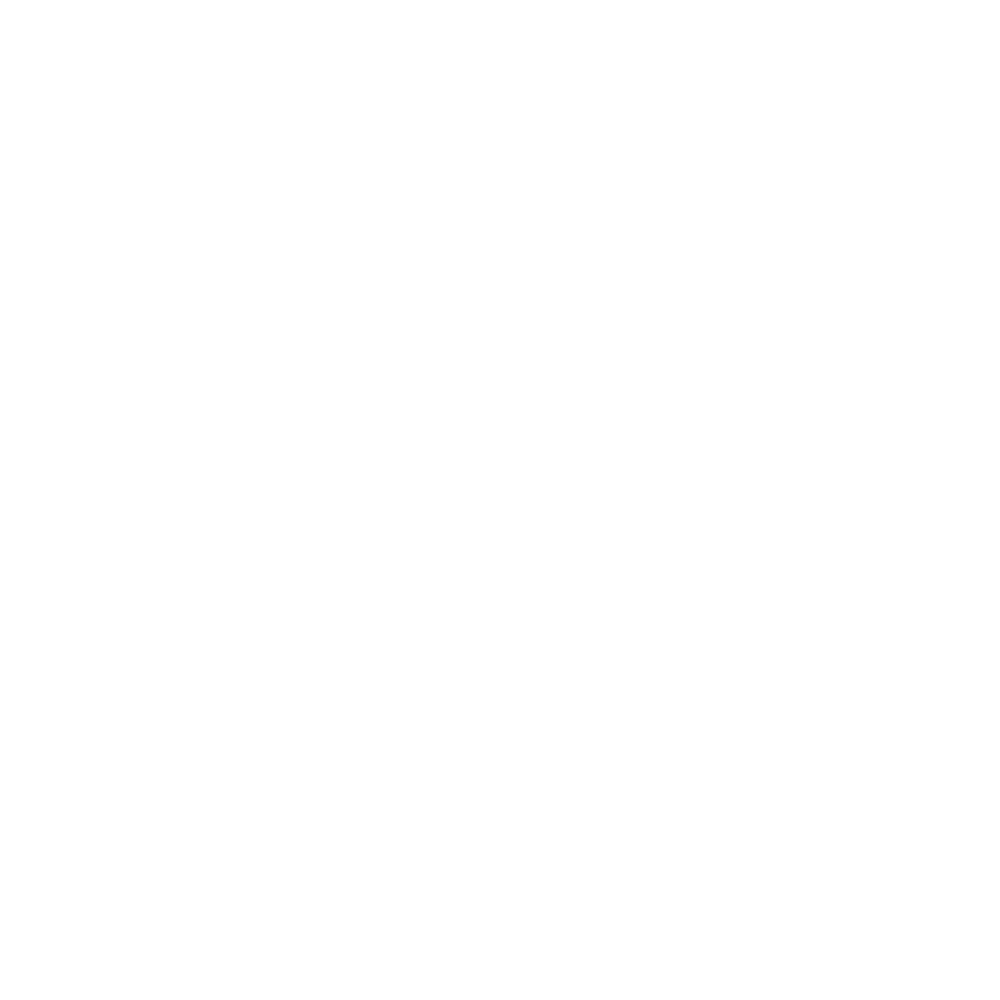
Frame 1 (no input)
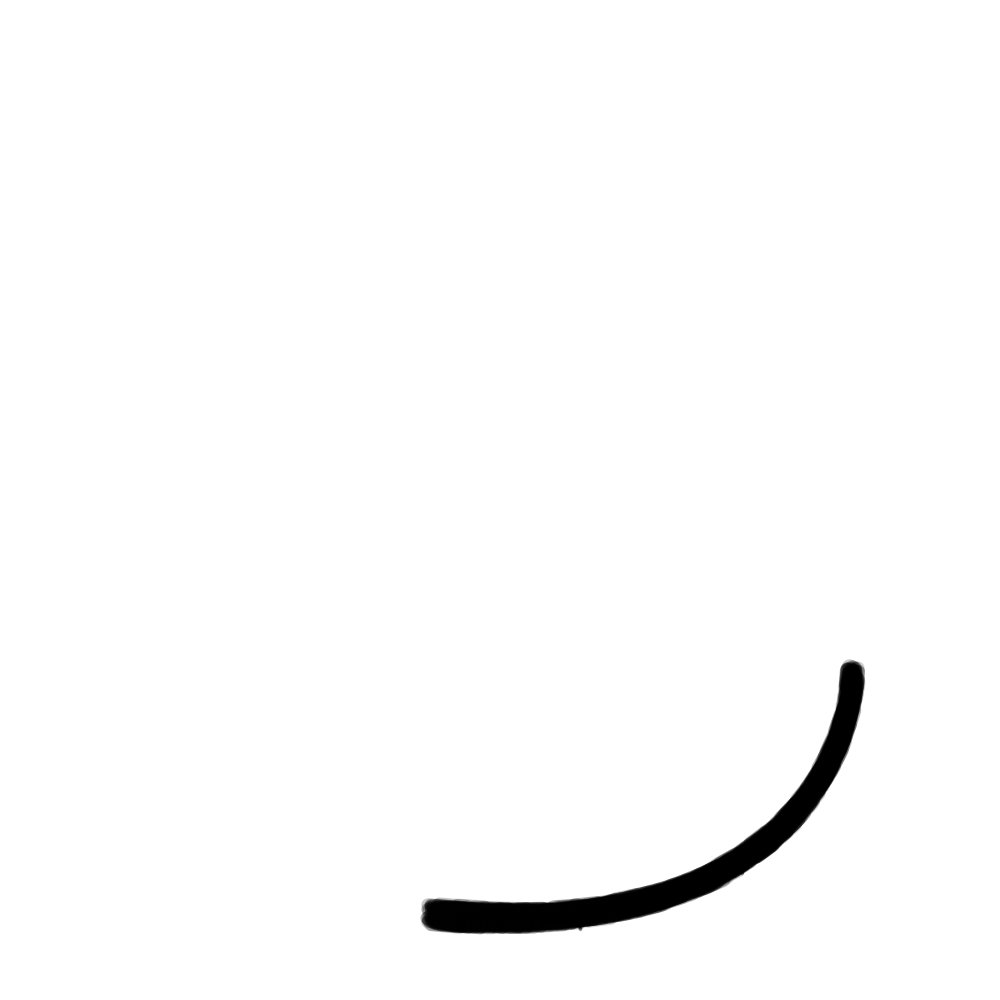
Frame 60 (no input)
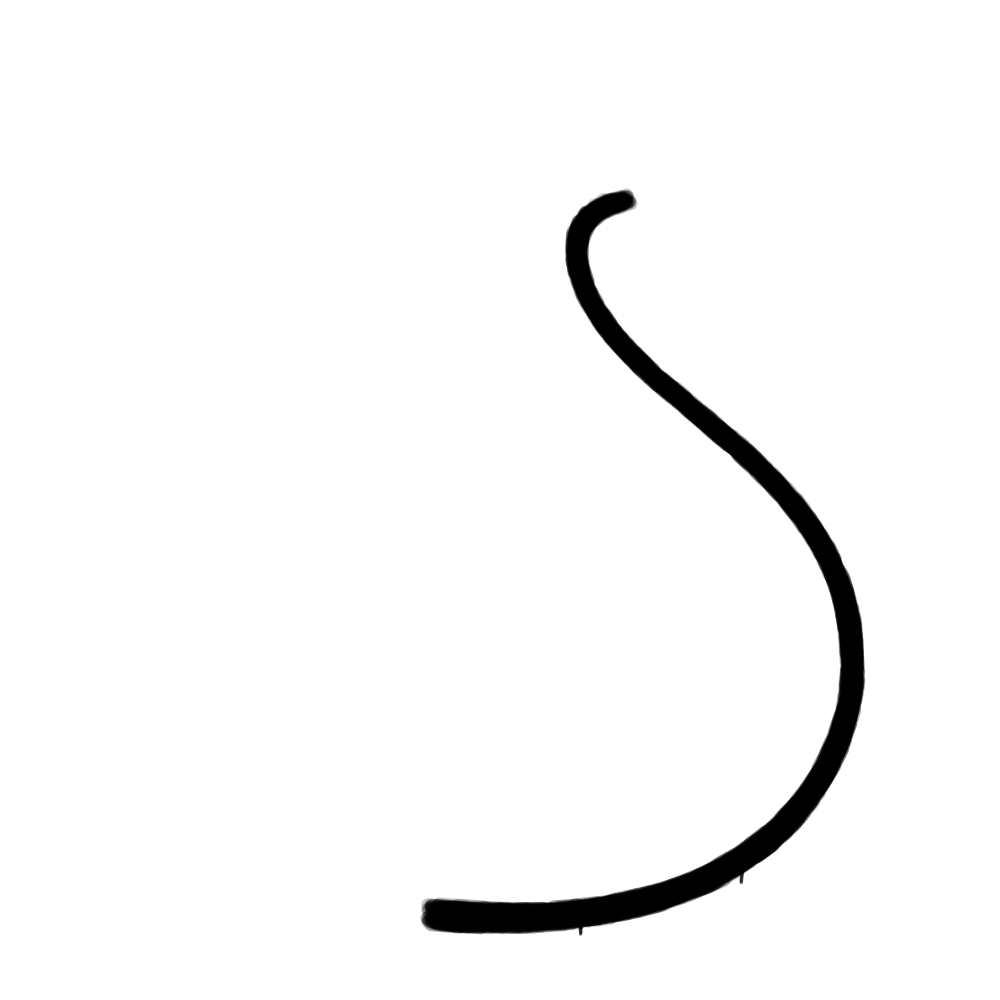
Frame 120 (the mouse pressed at the canvas centre since frame 60)

The p5.js sketch that drew these frames (run headless with seeded random() and noise() and a simulated clock; from frame 60 on, the mouse is pressed at the canvas centre):

// p5.js sketch
// ── sketch.js
let lastX, lastY;
let droplets = [];
let c;
let ratio;
let points = [//https://shinao.github.io/PathToPoints/
  [//Swan
    [
        220.65765561662516,
        543.9728841619044,
        4
    ],
    [
        226.54370930888177,
        544.8379086887167,
        4.0600000000000005
    ],
    [
        232.5243842071435,
        545.6626255500054,
        4.12
    ],
    [
        238.46985084679858,
        546.4268069998998,
        4.18
    ],
    [
        244.4270588412383,
        547.1352180874591,
        4.24
    ],
    [
        250.3923381746808,
        547.7854511321212,
        4.300000000000001
    ],
    [
        256.3620128783861,
        548.3751400771574,
        4.36
    ],
    [
        262.33240367510757,
        548.9019644454756,
        4.42
    ],
    [
        268.29983066619366,
        549.3636533592306,
        4.4799999999999995
    ],
    [
        274.30539699560256,
        549.7606937844605,
        4.54
    ],
    [
        280.29913636267264,
        550.0870924138505,
        4.6
    ],
    [
        286.2773695408869,
        550.340756225787,
        4.66
    ],
    [
        292.2789137976632,
        550.5206644409704,
        4.72
    ],
    [
        298.256082110557,
        550.6227342789145,
        4.78
    ],
    [
        304.2870646132614,
        550.644841566292,
        4.84
    ],
    [
        310.2832418494279,
        550.5832108937645,
        4.9
    ],
    [
        316.2803143445458,
        550.4349087899734,
        4.96
    ],
    [
        322.2722794184465,
        550.1966782964206,
        5.0200000000000005
    ],
    [
        328.2531403439475,
        549.8653850494123,
        5.08
    ],
    [
        334.2537733417638,
        549.435077052796,
        5.14
    ],
    [
        340.2296903915298,
        548.9047346891173,
        5.199999999999999
    ],
    [
        346.17494098170124,
        548.2716716941455,
        5.26
    ],
    [
        352.1522728770741,
        547.5241339559734,
        5.32
    ],
    [
        358.08374064655726,
        546.6668433845107,
        5.38
    ],
    [
        363.996110502438,
        545.6919906031849,
        5.4399999999999995
    ],
    [
        369.912721998584,
        544.5898278588601,
        5.5
    ],
    [
        375.79175570733054,
        543.3623295095197,
        5.5600000000000005
    ],
    [
        381.6249267339921,
        542.0066016841076,
        5.62
    ],
    [
        387.4330681555567,
        540.512233685024,
        5.68
    ],
    [
        393.17723299163464,
        538.8838334937199,
        5.74
    ],
    [
        398.9310511606105,
        537.093024931443,
        5.800000000000001
    ],
    [
        404.59952261477645,
        535.162049677729,
        5.86
    ],
    [
        410.22562256873607,
        533.0704149933924,
        5.92
    ],
    [
        415.796208252548,
        530.8149836668226,
        5.9799999999999995
    ],
    [
        421.29830303510107,
        528.3933217708864,
        6.04
    ],
    [
        426.7191394177603,
        525.8037629766623,
        6.1
    ],
    [
        432.0462031796304,
        523.0454745898664,
        6.16
    ],
    [
        437.2672786744332,
        520.1185253099655,
        6.22
    ],
    [
        442.37049527900103,
        517.0239547119811,
        6.28
    ],
    [
        447.4189540740119,
        513.7130069406247,
        6.34
    ],
    [
        452.283982913226,
        510.2632538739729,
        6.4
    ],
    [
        457.0611104712732,
        506.6013073114441,
        6.46
    ],
    [
        461.69733591506605,
        502.7571692441544,
        6.5200000000000005
    ],
    [
        466.148114936031,
        498.76481757719847,
        6.58
    ],
    [
        470.4601838977775,
        494.57791481407605,
        6.64
    ],
    [
        474.58873772938546,
        490.234141620934,
        6.699999999999999
    ],
    [
        478.54521497820315,
        485.718059830606,
        6.76
    ],
    [
        482.2908395685239,
        481.0731855042362,
        6.82
    ],
    [
        485.89585480499267,
        476.2047702941894,
        6.88
    ],
    [
        489.2569114575237,
        471.24858735555415,
        6.9399999999999995
    ],
    [
        492.40020360894033,
        466.17499991283364,
        7
    ],
    [
        495.33949581177274,
        460.9617834775793,
        7.0600000000000005
    ],
    [
        498.0770285851189,
        455.5978383820122,
        7.12
    ],
    [
        500.58244457327584,
        450.138810979592,
        7.18
    ],
    [
        502.84874204113214,
        444.6036352103753,
        7.24
    ],
    [
        504.89212414558574,
        438.9451014824202,
        7.3
    ],
    [
        506.685559932238,
        433.22140669491205,
        7.359999999999999
    ],
    [
        508.2250886457381,
        427.417935043119,
        7.42
    ],
    [
        509.48777805901943,
        421.5496985614998,
        7.48
    ],
    [
        510.4259825593193,
        415.63496171921395,
        7.54
    ],
    [
        510.95982001968576,
        409.6711506473855,
        7.6
    ],
    [
        511.275625118433,
        403.6666786218881,
        7.66
    ],
    [
        511.3751896661534,
        397.671630751036,
        7.72
    ],
    [
        511.25052100441,
        391.69185947459926,
        7.78
    ],
    [
        510.88764003402696,
        385.6512296016072,
        7.84
    ],
    [
        510.2848324878746,
        379.68070542435726,
        7.9
    ],
    [
        509.4407067971148,
        373.782179453362,
        7.96
    ],
    [
        508.33860240077865,
        367.88163380197807,
        8.02
    ],
    [
        506.9787433776508,
        362.0231571695216,
        8.08
    ],
    [
        505.36817397893924,
        356.24645007957565,
        8.14
    ],
    [
        503.50818302506445,
        350.5520698553681,
        8.2
    ],
    [
        501.4007140153488,
        344.94024234555286,
        8.26
    ],
    [
        499.0483890705399,
        339.41084923102545,
        8.32
    ],
    [
        496.4706803247367,
        333.9956005188851,
        8.379999999999999
    ],
    [
        493.6752008444523,
        328.6911077301637,
        8.44
    ],
    [
        490.6699541407937,
        323.49377929202865,
        8.5
    ],
    [
        487.4828323317146,
        318.42957522883273,
        8.56
    ],
    [
        484.08464323964904,
        313.4342267065965,
        8.62
    ],
    [
        480.56721336254685,
        308.6189789027791,
        8.68
    ],
    [
        476.8588522484107,
        303.8627905480083,
        8.74
    ],
    [
        473.05868456041554,
        299.27127952168524,
        8.8
    ],
    [
        469.0882879939237,
        294.7287316205688,
        8.86
    ],
    [
        465.0529527521655,
        290.3357378898561,
        8.92
    ],
    [
        460.8686573030326,
        285.9813107285826,
        8.98
    ],
    [
        456.64572476464116,
        281.76161481159625,
        9.04
    ],
    [
        452.29566700258226,
        277.5697886763546,
        9.1
    ],
    [
        447.9327074246877,
        273.4981710912105,
        9.16
    ],
    [
        443.46502391941755,
        269.44342626818934,
        9.22
    ],
    [
        439.00960755914986,
        265.4946675330036,
        9.28
    ],
    [
        434.4724348803832,
        261.55148430839176,
        9.34
    ],
    [
        429.91850586580193,
        257.6547664404046,
        9.4
    ],
    [
        425.3063893293903,
        253.75289759308936,
        9.46
    ],
    [
        420.7289183155858,
        249.90769903720422,
        9.52
    ],
    [
        416.1185403637058,
        246.04528506737873,
        9.58
    ],
    [
        411.515363404074,
        242.18185722342463,
        9.64
    ],
    [
        406.95916647360946,
        238.33289412352727,
        9.7
    ],
    [
        402.41172638520624,
        234.44733622130155,
        9.76
    ],
    [
        397.8637161446327,
        230.496073076305,
        9.82
    ],
    [
        393.35821606880273,
        226.49355225408948,
        9.88
    ],
    [
        388.93723900101793,
        222.4538678515591,
        9.94
    ],
    [
        384.59442855888597,
        218.34638266682626,
        10
    ],
    [
        380.30484128236935,
        214.11680968747802,
        9.94
    ],
    [
        376.13790260125245,
        209.79972373693724,
        9.88
    ],
    [
        372.1162243669029,
        205.3846195611256,
        9.82
    ],
    [
        368.22501414168653,
        200.81339425731468,
        9.76
    ],
    [
        364.4967619848379,
        196.0718817176753,
        9.7
    ],
    [
        360.99979004021725,
        191.19337428161504,
        9.64
    ],
    [
        357.76284849940316,
        186.16420606955282,
        9.58
    ],
    [
        354.79706534689274,
        180.94372945123504,
        9.52
    ],
    [
        352.1518546538734,
        175.59615247064366,
        9.46
    ],
    [
        349.8563204797943,
        170.05119837029002,
        9.4
    ],
    [
        348.0034985602497,
        164.29910050481558,
        9.34
    ],
    [
        346.7344991669654,
        158.43822067594527,
        9.28
    ],
    [
        346.1782168766523,
        152.50357815783948,
        9.22
    ],
    [
        346.49759819889186,
        146.5023688775712,
        9.16
    ],
    [
        347.85434966166815,
        140.68614610330027,
        9.1
    ],
    [
        350.3563278917896,
        135.24280415926978,
        9.04
    ],
    [
        353.9817363664843,
        130.45268731752446,
        8.98
    ],
    [
        358.5406392944035,
        126.5636714478666,
        8.92
    ],
    [
        363.7710719990729,
        123.69587313222885,
        8.86
    ],
    [
        369.5069414294734,
        121.86201142745465,
        8.8
    ],
    [
        375.4188575465082,
        121.11765449148419,
        8.74
    ],
    [
        381.41231691466476,
        121.4817830900542,
        8.68
    ],
    [
        387.20993146048716,
        123.03607370798281,
        8.62
    ],
    [
        392.49304414054643,
        125.86366904756147,
        8.56
    ],
    [
        396.83977287212747,
        129.97372585963456,
        8.5
    ],
    [
        399.8198931928155,
        135.15351378389542,
        8.44
    ],
    [
        401.24708285462384,
        140.94413247816357,
        8.379999999999999
    ],
    [
        401.27933272761555,
        146.94870667005983,
        8.32
    ],
    [
        400.68952365732184,
        152.88506425809862,
        8.26
    ],
    [
        400.4494119403761,
        158.89262910428704,
        8.2
    ],
    [
        400.64721075707666,
        164.8984442676902,
        8.14
    ],
    [
        401.3542470818235,
        170.8216610128507,
        8.08
    ],
    [
        402.6776210532187,
        176.72179418993,
        8.02
    ],
    [
        404.66712918496523,
        182.35119181601436,
        7.96
    ],
    [
        407.39808496474177,
        187.66749359390047,
        7.9
    ],
    [
        410.88875543330687,
        192.54103033013922,
        7.84
    ],
    [
        415.0688177712186,
        196.84498948652296,
        7.78
    ],
    [
        419.7830598369268,
        200.57487484163886,
        7.72
    ],
    [
        424.0904963378906,
        204.62681762695314,
        7.66
    ],
    [
        428.08114263313996,
        209.13520635455848,
        7.6
    ],
    [
        432.2577017168774,
        213.41431584180145,
        7.54
    ],
    [
        436.5622427172761,
        217.60336847805456,
        7.48
    ],
    [
        440.954626504313,
        221.68695484575568,
        7.42
    ],
    [
        445.44744818050407,
        225.66274113497886,
        7.359999999999999
    ],
    [
        450.05505055093005,
        229.49839454146473,
        7.3
    ],
    [
        454.83191336285483,
        233.1433299201181,
        7.24
    ],
    [
        459.83876095441434,
        236.42294104793018,
        7.18
    ],
    [
        465.3552262340113,
        238.7173794765696,
        7.12
    ],
    [
        469.16261761683216,
        235.26786260604857,
        7.0600000000000005
    ],
    [
        468.1134279275759,
        229.4245143198967,
        7
    ],
    [
        465.748048828125,
        223.88784375,
        6.9399999999999995
    ],
    [
        462.8923999871844,
        218.6399129803777,
        6.88
    ],
    [
        459.73280852079387,
        213.53582345581054,
        6.82
    ],
    [
        456.3643571424549,
        208.5534179236293,
        6.76
    ],
    [
        452.8410771946906,
        203.71931423950193,
        6.699999999999999
    ],
    [
        457.4900269265547,
        200.12759417308868,
        6.64
    ],
    [
        461.8488840499548,
        196.0399254056197,
        6.58
    ],
    [
        465.751305950188,
        191.50651493659055,
        6.5200000000000005
    ],
    [
        469.1801125214695,
        186.5406198760271,
        6.46
    ],
    [
        472.01974605527045,
        181.30120053933376,
        6.4
    ],
    [
        474.29946178878004,
        175.72678051320278,
        6.34
    ],
    [
        476.10789829257124,
        170.01615753948295,
        6.28
    ],
    [
        477.19270363402734,
        164.13401102976266,
        6.22
    ],
    [
        477.46905988883964,
        158.1629955769926,
        6.16
    ],
    [
        477.0728198018409,
        152.1402008949101,
        6.1
    ],
    [
        476.1289825117884,
        146.25225618759708,
        6.04
    ],
    [
        474.70449743696656,
        140.39363426779659,
        5.9799999999999995
    ],
    [
        472.8809173663817,
        134.6694287799313,
        5.92
    ],
    [
        470.7079153861217,
        129.08071039585693,
        5.86
    ],
    [
        468.2165870053768,
        123.61871505561656,
        5.800000000000001
    ],
    [
        465.44854531493786,
        118.31658958155919,
        5.74
    ],
    [
        462.41316751465195,
        113.15488171671821,
        5.68
    ],
    [
        459.106449377451,
        108.11251858829355,
        5.62
    ],
    [
        455.5822193404733,
        103.26083345659333,
        5.5600000000000005
    ],
    [
        451.82886472848054,
        98.57573527802505,
        5.5
    ],
    [
        447.86366585356365,
        94.07916404229681,
        5.4399999999999995
    ],
    [
        443.7032686493061,
        89.79162782156355,
        5.38
    ],
    [
        439.31966838051744,
        85.69305150685771,
        5.32
    ],
    [
        434.72218694714826,
        81.80774330877901,
        5.26
    ],
    [
        429.9681879730224,
        78.19454206860067,
        5.199999999999999
    ],
    [
        424.9727787545621,
        74.80600925042597,
        5.14
    ],
    [
        419.84303371892497,
        71.73238203094868,
        5.08
    ],
    [
        414.5399615478515,
        68.96273002910615,
        5.0200000000000005
    ],
    [
        409.0726126469559,
        66.52065349450926,
        4.96
    ],
    [
        403.45003742185224,
        64.42975267676893,
        4.9
    ],
    [
        397.68128627815463,
        62.71362782549606,
        4.84
    ],
    [
        391.8345263385884,
        61.40689683766888,
        4.78
    ],
    [
        385.8621270348988,
        60.51359865040195,
        4.72
    ],
    [
        379.89574605411656,
        60.06135433878002,
        4.66
    ],
    [
        373.8878446168005,
        60.047550374363325,
        4.6
    ],
    [
        367.91281403226026,
        60.47256923149338,
        4.54
    ],
    [
        361.98363723215454,
        61.32802561736224,
        4.4799999999999995
    ],
    [
        356.11225590548287,
        62.60370831428163,
        4.42
    ],
    [
        350.37512583101164,
        64.26632956440791,
        4.36
    ],
    [
        344.7178469398878,
        66.31383631628918,
        4.300000000000001
    ],
    [
        339.2158191657364,
        68.69988686765709,
        4.24
    ],
    [
        333.8782797634899,
        71.39321184225544,
        4.18
    ],
    [
        328.6460348052978,
        74.40245254790784,
        4.12
    ],
    [
        323.626491884584,
        77.64005710954241,
        4.0600000000000005
    ],
    [
        318.72450187237183,
        81.14078488352887,
        4
    ],
    [
        314.0125535709229,
        84.82895298342731,
        4
    ],
    [
        309.5639564407886,
        88.85659280750994,
        4
    ],
    [
        305.3802509078031,
        93.10817498142791,
        4
    ],
    [
        301.3580383594676,
        97.58544113920236,
        4
    ],
    [
        297.56578947647614,
        102.25704411703407,
        4
    ],
    [
        294.0608282607238,
        107.09099324349852,
        4
    ],
    [
        290.81496360760553,
        112.17887363560044,
        4
    ],
    [
        287.9413857721805,
        117.39467161024704,
        4
    ],
    [
        285.404130085427,
        122.8600610740269,
        4
    ],
    [
        283.29156619654043,
        128.44775701030915,
        4
    ],
    [
        281.60076044415683,
        134.21616912999002,
        4
    ],
    [
        280.3682817126462,
        140.09903555134483,
        4
    ],
    [
        279.6078281436246,
        146.0300054039986,
        4
    ],
    [
        279.31027604960144,
        152.0660192434177,
        4
    ],
    [
        279.46788386583734,
        158.01782338802226,
        4
    ],
    [
        280.0593060744675,
        164.0038687739605,
        4
    ],
    [
        281.0482117279769,
        169.89778248554163,
        4
    ],
    [
        282.41442973131973,
        175.75661870620831,
        4
    ],
    [
        284.1144587330158,
        181.51642325717455,
        4
    ],
    [
        286.11452866189796,
        187.17441502456484,
        4
    ],
    [
        288.3824167735918,
        192.72804926479483,
        4
    ],
    [
        290.88741009380664,
        198.1750110893771,
        4
    ],
    [
        293.60026825696133,
        203.51320901830775,
        4
    ],
    [
        296.5260603489875,
        208.79791074228288,
        4
    ],
    [
        299.57457450691174,
        213.9125432448088,
        4
    ],
    [
        302.80628904146215,
        218.99716475209806,
        4
    ],
    [
        306.14715907893986,
        223.96466809910595,
        4
    ],
    [
        309.6328030503317,
        228.8954943782911,
        4
    ],
    [
        313.18528968203066,
        233.70473907810475,
        4
    ],
    [
        316.82410910575027,
        238.4443270747623,
        4
    ],
    [
        320.57264247791744,
        243.16304381220698,
        4
    ],
    [
        324.3712466416015,
        247.80390069454592,
        4
    ],
    [
        328.24335893552757,
        252.41375898410934,
        4
    ],
    [
        332.12715752854103,
        256.93716469545194,
        4
    ],
    [
        336.087718031323,
        261.46707650241706,
        4
    ],
    [
        340.0605695718182,
        265.94653377497076,
        4
    ],
    [
        344.06383904220763,
        270.41446738638376,
        4
    ],
    [
        348.0700574424201,
        274.85995774108665,
        4
    ],
    [
        352.08781822731027,
        279.3148861223386,
        4
    ],
    [
        356.1162551024968,
        283.8049410965955,
        4
    ],
    [
        360.1057982760155,
        288.3080607830482,
        4
    ],
    [
        364.03207807508215,
        292.83921059800184,
        4
    ],
    [
        367.85067841747457,
        297.40430097784485,
        4
    ],
    [
        371.59853122517654,
        302.13920008801665,
        4
    ],
    [
        375.1256601642742,
        307.003509787716,
        4
    ],
    [
        378.46401145344964,
        311.99348693829774,
        4
    ],
    [
        381.652851525168,
        317.0764792925186,
        4
    ],
    [
        384.66473032771876,
        322.234265472141,
        4
    ],
    [
        387.5032918989696,
        327.5072480108739,
        4
    ],
    [
        390.15683048075704,
        332.92653550538705,
        4
    ],
    [
        392.550995355415,
        338.3987726188516,
        4
    ],
    [
        394.68458788124565,
        343.99790864647275,
        4
    ],
    [
        396.5079643847895,
        349.7222318848623,
        4
    ],
    [
        397.9531490774983,
        355.55137568312233,
        4
    ],
    [
        398.93840633562945,
        361.4874763760939,
        4
    ],
    [
        399.34175013799245,
        367.44756188612837,
        4
    ],
    [
        399.0004552757526,
        373.45880780787115,
        4
    ],
    [
        397.6835218604206,
        379.29022706633805,
        4
    ],
    [
        395.1020568206877,
        384.6827262181314,
        4
    ],
    [
        391.05682978885613,
        389.0969189214036,
        4
    ],
    [
        385.80003812379283,
        391.92041655299715,
        4
    ],
    [
        379.94588246016195,
        393.1480034257499,
        4
    ],
    [
        373.98479545497884,
        392.83007569116353,
        4
    ],
    [
        368.313107492566,
        390.91061206758764,
        4
    ],
    [
        363.2422714464514,
        387.68492495728935,
        4
    ],
    [
        358.87275077533707,
        383.58297360974547,
        4
    ],
    [
        355.14326889587926,
        378.9402765626768,
        4
    ],
    [
        351.8985323161426,
        373.87513833044807,
        4
    ],
    [
        349.0987847869711,
        368.5683922099565,
        4
    ],
    [
        346.6723589859008,
        363.09674140405656,
        4
    ],
    [
        344.5588042405843,
        357.4925261730775,
        4
    ],
    [
        342.70857255258966,
        351.753241097154,
        4
    ],
    [
        341.0876050226624,
        346.0022698612015,
        4
    ],
    [
        339.14782094821453,
        340.29603421074546,
        4
    ],
    [
        336.88122288780414,
        334.76036447327976,
        4
    ],
    [
        334.3515873960071,
        329.3345218018263,
        4
    ],
    [
        331.58790768897023,
        324.00084429597104,
        4
    ],
    [
        328.62271648517935,
        318.78498979131155,
        4
    ],
    [
        325.4550580936772,
        313.6685309512932,
        4
    ],
    [
        322.10522102180585,
        308.6786823554021,
        4
    ],
    [
        318.5832412559901,
        303.8281199640343,
        4
    ],
    [
        314.8895194038263,
        299.1192239836038,
        4
    ],
    [
        311.01532100084944,
        294.5476112609559,
        4
    ],
    [
        306.94314596341087,
        290.10514187082833,
        4
    ],
    [
        302.7200612191483,
        285.8531829900754,
        4
    ],
    [
        298.32421724490075,
        281.7776775007099,
        4
    ],
    [
        293.7660838604116,
        277.89862480706876,
        4
    ],
    [
        289.0134072325304,
        274.2018010096537,
        4
    ],
    [
        284.1152812545805,
        270.7371692072713,
        4
    ],
    [
        279.0821708390546,
        267.51804489123276,
        4
    ],
    [
        273.87574311807003,
        264.5290744251162,
        4
    ],
    [
        268.50042598778475,
        261.785489293037,
        4
    ],
    [
        263.06619011614424,
        259.34560289369114,
        4
    ],
    [
        257.479916904359,
        257.16868668853107,
        4
    ],
    [
        251.74609048562775,
        255.265857085051,
        4
    ],
    [
        245.986359375,
        253.67634375000003,
        4
    ],
    [
        240.15622849935818,
        252.3809347167069,
        4
    ],
    [
        234.20352541189848,
        251.369545184425,
        4
    ],
    [
        228.26104739237854,
        250.6605174600391,
        4
    ],
    [
        222.27828575263618,
        250.2380469240128,
        4
    ],
    [
        216.26506798797766,
        250.09685141258922,
        4
    ],
    [
        210.30053714944552,
        250.2273656354884,
        4
    ],
    [
        204.29270223349852,
        250.62183337567956,
        4
    ],
    [
        198.3212230421887,
        251.26686289971403,
        4
    ],
    [
        192.39782808057214,
        252.14798953709663,
        4
    ],
    [
        186.49600907154294,
        253.25771660499385,
        4
    ],
    [
        180.62467087250917,
        254.58469456032083,
        4
    ],
    [
        174.84668870973587,
        256.1443430403471,
        4
    ],
    [
        169.14632180736083,
        258.05768953358347,
        4
    ],
    [
        163.49539960959822,
        260.08247296265614,
        4
    ],
    [
        157.92384613834227,
        262.2149666507563,
        4
    ],
    [
        152.36756748361142,
        264.48836278816873,
        4
    ],
    [
        146.86834151134747,
        266.8952063795738,
        4
    ],
    [
        141.42341436852794,
        269.4441312793207,
        4
    ],
    [
        136.0718610275503,
        272.1205374042705,
        4
    ],
    [
        130.77673526780774,
        274.9422275148898,
        4
    ],
    [
        125.5427217203602,
        277.89977760041694,
        4
    ],
    [
        120.36879281960148,
        280.9731906370211,
        4
    ],
    [
        115.26812615881116,
        284.1122877764013,
        4
    ],
    [
        110.17701130586117,
        287.284308238836,
        4
    ],
    [
        105.05518471011612,
        290.4023226106258,
        4
    ],
    [
        99.8155029461039,
        293.358379654079,
        4
    ],
    [
        94.45217636611406,
        295.96092013664145,
        4
    ],
    [
        88.82268355766683,
        298.081052780902,
        4
    ],
    [
        83.01542349243164,
        299.5489832382202,
        4
    ],
    [
        77.04228061294555,
        300.3364866628647,
        4
    ],
    [
        71.07438035651296,
        300.4938137261812,
        4
    ],
    [
        65.0888484711377,
        300.1363590570513,
        4
    ],
    [
        59.15779872725811,
        299.37619121843784,
        4
    ],
    [
        53.22379611092806,
        298.29451968280966,
        4
    ],
    [
        47.37151259741932,
        296.97647383247875,
        4
    ],
    [
        41.55838326447329,
        295.46802008930183,
        4
    ],
    [
        40.517903198609915,
        300.7470112847146,
        4
    ],
    [
        40.040377519096104,
        306.7433576911915,
        4
    ],
    [
        39.67562807386287,
        312.7180953072813,
        4
    ],
    [
        39.42473669840048,
        318.70533263481497,
        4
    ],
    [
        39.29167392781754,
        324.7366180271219,
        4
    ],
    [
        39.28232181989404,
        330.73347585358533,
        4
    ],
    [
        39.39852383191882,
        336.6929386501976,
        4
    ],
    [
        39.64558855819702,
        342.68103547668454,
        4
    ],
    [
        40.029488442406986,
        348.69085635362194,
        4
    ],
    [
        40.549396554586735,
        354.64918911003036,
        4
    ],
    [
        41.214462472810524,
        360.6180732377409,
        4
    ],
    [
        42.029954572842456,
        366.59056850805996,
        4
    ],
    [
        42.98992609485014,
        372.4975786681034,
        4
    ],
    [
        44.107133262418,
        378.397096927629,
        4
    ],
    [
        45.385962196444694,
        384.28221577371096,
        4
    ],
    [
        46.81531972887937,
        390.08810378454393,
        4
    ],
    [
        48.411268374669916,
        395.86867450133957,
        4
    ],
    [
        50.17712402240653,
        401.61711955159524,
        4
    ],
    [
        52.09667219728232,
        407.2730029957295,
        4
    ],
    [
        54.1889121886303,
        412.88614975966163,
        4
    ],
    [
        56.455891884797495,
        418.44992049558425,
        4
    ],
    [
        58.899159056755124,
        423.9577409627815,
        4
    ],
    [
        61.495759020822774,
        429.35521242924597,
        4
    ],
    [
        64.2678712697489,
        434.68672949617775,
        4
    ],
    [
        67.18932419662994,
        439.90097417407634,
        4
    ],
    [
        70.28359668799395,
        445.0396588672355,
        4
    ],
    [
        73.54956492108107,
        450.0967069151402,
        4
    ],
    [
        76.95635434079007,
        455.0254665406027,
        4
    ],
    [
        80.5288238716945,
        459.86369306543463,
        4
    ],
    [
        84.23316474190051,
        464.56786437892197,
        4
    ],
    [
        88.09484263077601,
        469.17314953783267,
        4
    ],
    [
        92.07726741204927,
        473.63915789014396,
        4
    ],
    [
        96.20619551990126,
        477.99852808247374,
        4
    ],
    [
        100.44242696600446,
        482.2139961305508,
        4
    ],
    [
        104.84551446915857,
        486.34659381296535,
        4
    ],
    [
        109.3065531061096,
        490.2990921233632,
        4
    ],
    [
        113.9187834823073,
        494.1596334763792,
        4
    ],
    [
        118.63911292993976,
        497.89314794847616,
        4
    ],
    [
        123.45729896324873,
        501.4956649267673,
        4
    ],
    [
        128.36206704769293,
        504.9634668714158,
        4
    ],
    [
        133.34107199743772,
        508.2931029564113,
        4
    ],
    [
        138.38085881338753,
        511.48140290804054,
        4
    ],
    [
        143.53626001968917,
        514.5658968457528,
        4
    ],
    [
        148.78953988466438,
        517.5363326557612,
        4
    ],
    [
        154.05247596039624,
        520.3477065320313,
        4
    ],
    [
        159.43887197083978,
        523.0637939630449,
        4
    ],
    [
        164.85389965096476,
        525.6381304329434,
        4
    ],
    [
        170.3319436154194,
        528.0903206292815,
        4
    ],
    [
        175.83431080483268,
        530.4055750167427,
        4
    ],
    [
        181.43459613735135,
        532.6151099887379,
        4
    ],
    [
        187.06474834546458,
        534.6910706251315,
        4
    ],
    [
        192.7489806261841,
        536.64179218631,
        4
    ],
    [
        198.46354211007073,
        538.4567297316637,
        4
    ],
    [
        204.2038106523156,
        540.1304474952221,
        4
    ],
    [
        210.03291470582698,
        541.6702909789919,
        4
    ],
    [
        215.8494552253112,
        543.0289922778904,
        4
    ]
  ],
  [//Plane
		[
			472.79608261585236,
			341.64986099600793
		],
		[
			469.3569780988154,
			338.01619455209794
		],
		[
			465.9236624389887,
			334.3886444608867
		],
		[
			462.49316163989715,
			330.7640684767277
		],
		[
			459.05044248972627,
			327.1265829075017
		],
		[
			455.6175722950429,
			323.49950348292333
		],
		[
			452.18054197789826,
			319.86802858350103
		],
		[
			448.74300382907313,
			316.23601712262
		],
		[
			445.29831063710157,
			312.5964458332844
		],
		[
			441.8696988623131,
			308.9738657420062
		],
		[
			438.42709805948544,
			305.33650521543814
		],
		[
			434.99518086384563,
			301.7104327043247
		],
		[
			431.55708586654083,
			298.0778328921374
		],
		[
			428.1251696221043,
			294.4517613860401
		],
		[
			424.67994645097133,
			290.811630134806
		],
		[
			421.2494845128211,
			287.18709521008486
		],
		[
			417.8091170615451,
			283.55209438341853
		],
		[
			414.3687991388586,
			279.9171458873437
		],
		[
			410.9285920506518,
			276.2823144960348
		],
		[
			407.49671173137614,
			272.6562809475078
		],
		[
			404.0539027836174,
			269.01870050053674
		],
		[
			400.6189606046013,
			265.38943187237214
		],
		[
			397.18992030661536,
			261.7663990148708
		],
		[
			393.75048120479914,
			258.13237905757416
		],
		[
			390.3108887951821,
			254.49819711932912
		],
		[
			386.8684212025255,
			250.8771846415475
		],
		[
			383.2085476031061,
			247.45622805890162
		],
		[
			379.5593243967742,
			244.04696840886027
		],
		[
			375.88820935972035,
			240.64773771818727
		],
		[
			372.18466396280564,
			237.30563346284907
		],
		[
			368.37745603360236,
			234.06200886052102
		],
		[
			364.40323543548584,
			231.0214123725891
		],
		[
			360.2159108836204,
			228.27993357088417
		],
		[
			355.6822763681412,
			226.22742545604706
		],
		[
			350.9528659582138,
			224.6509553194046
		],
		[
			346.6772077521309,
			222.17648141179234
		],
		[
			342.8701214687899,
			218.94505755137652
		],
		[
			339.361907407525,
			215.3867150658043
		],
		[
			336.48768601566553,
			211.3007577881217
		],
		[
			334.42595901340246,
			206.75060115009546
		],
		[
			332.7333442509407,
			202.045957381255
		],
		[
			331.91965098032495,
			197.18402968428563
		],
		[
			331.77695050109145,
			192.18284466442128
		],
		[
			331.6341252402047,
			187.17728645577154
		],
		[
			331.4917532241025,
			182.1876129942484
		],
		[
			331.3489673203179,
			177.18343412328977
		],
		[
			331.2063247447871,
			172.18427843879908
		],
		[
			331.06371890173284,
			167.1864101074607
		],
		[
			330.9211734011467,
			162.1906565822428
		],
		[
			330.7786132397338,
			157.19438924300448
		],
		[
			330.6357805845947,
			152.18857189000119
		],
		[
			330.4933534734344,
			147.19696752690652
		],
		[
			330.35068286816824,
			142.196829491877
		],
		[
			330.2083456808352,
			137.20837666478474
		],
		[
			330.0654909932171,
			132.2017871454591
		],
		[
			329.9229558792897,
			127.2063976386562
		],
		[
			329.78015982507867,
			122.20186302845832
		],
		[
			329.64558188847604,
			117.21338679654123
		],
		[
			329.5015824902221,
			112.21179317401356
		],
		[
			329.09234637078225,
			107.23171379385917
		],
		[
			328.4060966810442,
			102.27908710915544
		],
		[
			327.43116416888165,
			97.37514204811711
		],
		[
			326.1559622041267,
			92.54282785383307
		],
		[
			324.56471574150606,
			87.79540476753937
		],
		[
			322.65390535779704,
			83.1829688480064
		],
		[
			320.40298805614316,
			78.71173751257302
		],
		[
			317.81807073526096,
			74.44341731655422
		],
		[
			314.8853940077345,
			70.39765683068869
		],
		[
			311.61219847491674,
			66.62352617162571
		],
		[
			308.0030474676016,
			63.15807516061445
		],
		[
			304.08415747415705,
			60.04957221166453
		],
		[
			299.89023580393473,
			57.336500783610155
		],
		[
			295.4534152222748,
			55.04132893756755
		],
		[
			290.82214728273425,
			53.18201399923301
		],
		[
			286.0280992212164,
			51.75763724206168
		],
		[
			281.1296736154426,
			50.76561051374279
		],
		[
			276.15193645674185,
			50.18671835196611
		],
		[
			271.15965418865346,
			50.00000135058426
		],
		[
			266.1662934572211,
			50.18473835283716
		],
		[
			261.19996364208356,
			50.759666692536754
		],
		[
			256.311701194943,
			51.74578305933367
		],
		[
			251.51515848652883,
			53.16627665656451
		],
		[
			246.87062042130066,
			55.02667948857415
		],
		[
			242.42178040905102,
			57.32489314328726
		],
		[
			238.22648278824147,
			60.036198578902514
		],
		[
			234.31480514392686,
			63.13549440010392
		],
		[
			230.71141855236144,
			66.59025054208189
		],
		[
			227.42815688730695,
			70.37047839194318
		],
		[
			224.49330940018388,
			74.41418098674583
		],
		[
			221.90048302683536,
			78.69098385074224
		],
		[
			219.65312879591397,
			83.15010460643691
		],
		[
			217.73586378278677,
			87.7724450262701
		],
		[
			216.1467512724056,
			92.5069647038047
		],
		[
			214.8665479333959,
			97.35038118670673
		],
		[
			213.89019496536255,
			102.2535677909851
		],
		[
			213.20397653081426,
			107.1924309403594
		],
		[
			212.79263778366882,
			112.17163153750855
		],
		[
			212.64654608869458,
			117.17246495829616
		],
		[
			212.4120017836276,
			122.17122580484471
		],
		[
			212.16204975550914,
			127.16093205910916
		],
		[
			211.91134489054366,
			132.1656669360764
		],
		[
			211.6616406533718,
			137.15042662501335
		],
		[
			211.41160872035147,
			142.14172799331556
		],
		[
			211.16145017605788,
			147.1355568588606
		],
		[
			210.91124568216577,
			152.13030300041666
		],
		[
			210.66108320654556,
			157.12421034568177
		],
		[
			210.41028718582027,
			162.13076493368717
		],
		[
			210.16028540995717,
			167.12146428504587
		],
		[
			209.91021640192048,
			172.11350576913088
		],
		[
			209.66049995528775,
			177.09850919133046
		],
		[
			209.4096717430527,
			182.10570640735835
		],
		[
			209.15987329279258,
			187.09234683972971
		],
		[
			208.91004045389923,
			192.0796737605425
		],
		[
			208.65932219140603,
			197.08467608774083
		],
		[
			208.40989637098693,
			202.06387783892873
		],
		[
			207.94038590683078,
			207.02891208513105
		],
		[
			205.73135342827356,
			211.50106249663676
		],
		[
			202.59868868637088,
			215.39452194976806
		],
		[
			199.0429364260668,
			218.91056662187475
		],
		[
			195.26216105914412,
			222.1731527216386
		],
		[
			191.34032440547168,
			225.26630444871626
		],
		[
			187.3213145307169,
			228.24534483214632
		],
		[
			183.24136453393433,
			231.14347923032477
		],
		[
			179.1363192704046,
			233.98151890523894
		],
		[
			175.00283306605422,
			236.80192169751945
		],
		[
			170.86688717327266,
			239.6280705935806
		],
		[
			166.76764187369497,
			242.4840094063133
		],
		[
			162.73270702435553,
			245.42727387286106
		],
		[
			158.83478971481324,
			248.556298286438
		],
		[
			155.30532629128805,
			252.09711312813755
		],
		[
			152.01078652564738,
			255.85027736893153
		],
		[
			148.7108130369801,
			259.60963174747116
		],
		[
			145.40900849909266,
			263.3710720709213
		],
		[
			142.11445066932055,
			267.1242568905084
		],
		[
			138.81712136002582,
			270.88059900021125
		],
		[
			135.51705204827104,
			274.64006254112604
		],
		[
			132.21376274028268,
			278.4031943257345
		],
		[
			128.92654692555433,
			282.14801506709586
		],
		[
			125.62147666491553,
			285.9131757262294
		],
		[
			122.3259879831993,
			289.6674209792848
		],
		[
			119.02115337462646,
			293.43231318182956
		],
		[
			115.72846683430988,
			297.1833662145304
		],
		[
			112.42498442365468,
			300.94671798313533
		],
		[
			109.13139642421129,
			304.698797964788
		],
		[
			105.82677715727104,
			308.4634448485409
		],
		[
			102.53599408648722,
			312.21232943457176
		],
		[
			99.23328942139445,
			315.9747951896389
		],
		[
			95.92993791073957,
			319.7379978359884
		],
		[
			92.63670339934342,
			323.48967512142474
		],
		[
			89.33910304128192,
			327.2463260119017
		],
		[
			86.03708299220787,
			331.00801184730085
		],
		[
			82.74730608330736,
			334.7557502062197
		],
		[
			79.44343000405956,
			338.5195504450176
		],
		[
			76.1464049953362,
			342.28446065648177
		],
		[
			73.04846692190318,
			346.2134006182626
		],
		[
			70.23818916641268,
			350.3275794233503
		],
		[
			67.66606489869486,
			354.62651108823627
		],
		[
			65.3455134420516,
			359.05632697721666
		],
		[
			63.281883624122486,
			363.61017143474237
		],
		[
			61.50799080914352,
			368.2735255464884
		],
		[
			60.0797161807908,
			373.06316636213853
		],
		[
			59.12781979164819,
			377.9769754078585
		],
		[
			58.96957133351359,
			382.954839903797
		],
		[
			60.45192303740233,
			387.70267653421314
		],
		[
			63.67673993247003,
			391.4884038502946
		],
		[
			68.0006140402034,
			393.9496778831705
		],
		[
			72.84118783610221,
			395.1997264218004
		],
		[
			77.81361911889945,
			395.4513649125138
		],
		[
			82.77460824775044,
			394.8961916715382
		],
		[
			87.6531044562757,
			393.7508893801718
		],
		[
			92.5013487935923,
			392.53914012015053
		],
		[
			97.34721045688168,
			391.3279863753896
		],
		[
			102.1956090952456,
			390.11619855003056
		],
		[
			107.04968720581759,
			388.9029912219059
		],
		[
			111.90558933941875,
			387.6893280053395
		],
		[
			116.76209269242214,
			386.47551452259114
		],
		[
			121.59989903100953,
			385.2663740909118
		],
		[
			126.4620007430992,
			384.0511613784613
		],
		[
			131.30990066221682,
			382.83949820083774
		],
		[
			136.15829138352953,
			381.6277123542323
		],
		[
			141.0135180061399,
			380.4142179719668
		],
		[
			145.86322123118816,
			379.2021040838438
		],
		[
			150.70893989274015,
			377.9909860803198
		],
		[
			155.56059741801025,
			376.77742000681155
		],
		[
			160.39751038723324,
			375.49640993295253
		],
		[
			165.2182989585885,
			374.2151447458075
		],
		[
			170.0762856585307,
			373.01355740019574
		],
		[
			174.97732818030926,
			371.96073854783606
		],
		[
			179.90195303957628,
			371.1325978357708
		],
		[
			184.87247987508772,
			370.615893471241
		],
		[
			189.86531266841666,
			370.5440910212788
		],
		[
			194.83876771274953,
			371.1230061618611
		],
		[
			199.58064014205044,
			372.64471345243015
		],
		[
			203.7142244352661,
			375.415928209534
		],
		[
			206.69749045201752,
			379.38958274120523
		],
		[
			207.86043634224683,
			384.2321256759856
		],
		[
			208.86006955215242,
			389.1489023932058
		],
		[
			209.85515122264624,
			394.0432919960469
		],
		[
			210.85050698743035,
			398.9390297538027
		],
		[
			211.84551726472623,
			403.8330682034309
		],
		[
			212.84443713835626,
			408.7463363185395
		],
		[
			213.83753303719507,
			413.63095874303735
		],
		[
			214.83590643277782,
			418.54153896171266
		],
		[
			215.83087077797424,
			423.4353514905982
		],
		[
			216.82811791514695,
			428.3403921162777
		],
		[
			217.82285144680736,
			433.2330693701357
		],
		[
			218.82055890118477,
			438.140374103182
		],
		[
			219.81597350681258,
			443.03640127438194
		],
		[
			220.8128234034864,
			447.93948804056896
		],
		[
			221.63071536004543,
			452.8576606356501
		],
		[
			221.74286867809292,
			457.8589537787438
		],
		[
			222.0186297952635,
			462.8467483141469
		],
		[
			220.89515115378055,
			467.67946431269496
		],
		[
			218.4366939726997,
			472.0210048491523
		],
		[
			215.41664105705075,
			475.9992213043953
		],
		[
			212.04695351844245,
			479.69264337289184
		],
		[
			208.41971176255157,
			483.1281587495856
		],
		[
			204.571374708305,
			486.31914636906157
		],
		[
			200.52901048976182,
			489.25609083583953
		],
		[
			196.4031537564397,
			492.101738003999
		],
		[
			192.287365252018,
			494.94044100785254
		],
		[
			188.20071388736554,
			497.804459397588
		],
		[
			184.3194561948236,
			500.95280269823445
		],
		[
			180.69471247565187,
			504.39927619338926
		],
		[
			177.34654065822065,
			508.10556128525644
		],
		[
			174.29345972508006,
			512.0712496493923
		],
		[
			171.6046094139833,
			516.2870882071127
		],
		[
			169.40158420979975,
			520.7590977803692
		],
		[
			167.9280294113159,
			525.5303713450431
		],
		[
			167.838765838623,
			530.5092554359436
		],
		[
			170.1207344036987,
			534.8844633746335
		],
		[
			174.1545952367708,
			537.7674510850916
		],
		[
			178.91762622412014,
			539.2817220911583
		],
		[
			183.89049845748303,
			539.7760037169095
		],
		[
			188.87633442174365,
			539.4991552224917
		],
		[
			193.78873454550873,
			538.6010172521869
		],
		[
			198.64170683279866,
			537.4222932016257
		],
		[
			203.50001262474058,
			536.242252500534
		],
		[
			208.3594187732041,
			535.061944532305
		],
		[
			213.22249545636103,
			533.8807450227612
		],
		[
			218.07703760988343,
			532.7016184770787
		],
		[
			222.9384934456316,
			531.5208126574331
		],
		[
			227.80671527909115,
			530.3383634351231
		],
		[
			232.65168965882222,
			529.1615608194228
		],
		[
			237.52169097767444,
			527.9786793754124
		],
		[
			242.36936081770062,
			526.8012220555842
		],
		[
			247.24244516570113,
			525.6233750291457
		],
		[
			252.15237664402986,
			524.6786152761473
		],
		[
			257.0923441895176,
			524.01462409212
		],
		[
			262.0717785644531,
			523.5689016113281
		],
		[
			267.0713587723974,
			523.3116356142035
		],
		[
			272.0717516625747,
			523.2269869685397
		],
		[
			277.06588887405394,
			523.3086439094543
		],
		[
			282.0618953391036,
			523.5604832903228
		],
		[
			287.0440855848351,
			523.996215687179
		],
		[
			291.99975782036313,
			524.6431568855224
		],
		[
			296.9171558859944,
			525.553103112042
		],
		[
			301.7846436538696,
			526.7401969518661
		],
		[
			306.63582184897365,
			527.9538716127967
		],
		[
			311.47654992091657,
			529.1649318470508
		],
		[
			316.3199250358343,
			530.3766543222814
		],
		[
			321.1850083018465,
			531.5938077736296
		],
		[
			326.028722314462,
			532.8056150347684
		],
		[
			330.8782628671378,
			534.0188799879868
		],
		[
			335.727126666829,
			535.231975630181
		],
		[
			340.57746492683884,
			536.4454401549548
		],
		[
			345.4280190728065,
			537.6589586903847
		],
		[
			350.28756586003306,
			538.8284641287922
		],
		[
			355.2403750526807,
			539.47521133058
		],
		[
			360.2406965233642,
			539.3587285068257
		],
		[
			365.11560530862164,
			538.2950930917793
		],
		[
			369.55610119107973,
			536.0419060995249
		],
		[
			372.9560774854124,
			532.4076050964817
		],
		[
			374.54357684545073,
			527.7133176871674
		],
		[
			374.2519717373941,
			522.7519625199511
		],
		[
			372.69500909891235,
			518.0099312620227
		],
		[
			370.3286824552605,
			513.6151120069968
		],
		[
			367.3854169428495,
			509.5570259393258
		],
		[
			364.0215333673192,
			505.8638630869211
		],
		[
			360.3086804381143,
			502.5313912791237
		],
		[
			356.2827630181107,
			499.57311821813136
		],
		[
			351.96782015191576,
			497.029214265041
		],
		[
			347.4535547150429,
			494.88851703005287
		],
		[
			342.91059437334536,
			492.7894594464302
		],
		[
			338.2927530090697,
			491.0910544992341
		],
		[
			334.3744127643108,
			488.0144154651761
		],
		[
			330.91968556011096,
			484.39928219618554
		],
		[
			327.8634276016056,
			480.452721950762
		],
		[
			325.17697630286216,
			476.22016004616023
		],
		[
			322.93944042873386,
			471.7636734681129
		],
		[
			321.8279452122953,
			466.89480430528613
		],
		[
			321.03109100829624,
			461.94977857494445
		],
		[
			320.65897279489036,
			456.98263815218206
		],
		[
			320.6279973449856,
			451.9784770106301
		],
		[
			320.8952910999544,
			446.98671700528445
		],
		[
			321.16484611675145,
			441.98240419344603
		],
		[
			321.4332205289625,
			437.0000094105324
		],
		[
			321.70263543704294,
			431.9982977294547
		],
		[
			321.9711204471588,
			427.0138496866227
		],
		[
			322.2403003063607,
			422.016501708836
		],
		[
			322.50910111531107,
			417.0261908326132
		],
		[
			322.7778539127074,
			412.03677129515074
		],
		[
			323.0470653218329,
			407.0388375902325
		],
		[
			323.3158367919926,
			402.04907139126175
		],
		[
			323.5854645574987,
			397.04340799318254
		],
		[
			324.62304616310644,
			392.21457382366805
		],
		[
			327.81011992007126,
			388.4049124578406
		],
		[
			331.88911840421866,
			385.5088410612559
		],
		[
			336.32120783039494,
			383.20173401072935
		],
		[
			340.93383554935457,
			381.2921264381408
		],
		[
			345.66864451329735,
			379.67399403000985
		],
		[
			350.4688322686103,
			378.29748204619494
		],
		[
			355.32181376587204,
			377.1269518738062
		],
		[
			360.2363239517764,
			376.1418001176687
		],
		[
			365.1608592543751,
			375.34661623293164
		],
		[
			370.13282512664796,
			374.74370822143555
		],
		[
			375.12649929477277,
			374.3653059721589
		],
		[
			380.1197732492675,
			374.27611000479885
		],
		[
			385.0983152453649,
			374.6341293567963
		],
		[
			389.9726635943949,
			375.71876099841296
		],
		[
			394.8342797860536,
			376.93388232847514
		],
		[
			399.6773985908721,
			378.1443803875069
		],
		[
			404.5306236023814,
			379.3574044105045
		],
		[
			409.38001705642415,
			380.5694707669523
		],
		[
			414.23769444050964,
			381.78360762417486
		],
		[
			419.0902768319552,
			382.99647102952684
		],
		[
			423.9321922722,
			384.2066683173945
		],
		[
			428.77501753666115,
			385.41709300840716
		],
		[
			433.6348118255224,
			386.6317589687192
		],
		[
			438.4929847869872,
			387.8460196914673
		],
		[
			443.3411869455278,
			389.057788293317
		],
		[
			448.1855333431474,
			390.26859317916075
		],
		[
			453.04331621168325,
			391.4827564013616
		],
		[
			457.89168379465116,
			392.6945663496982
		],
		[
			462.7394740147702,
			393.90623199089805
		],
		[
			467.61741877189274,
			395.00381305859986
		],
		[
			472.5971843961663,
			395.4640415247958
		],
		[
			477.57608741089376,
			395.09450734515747
		],
		[
			482.36165382716064,
			393.7048464858085
		],
		[
			486.58508132743833,
			391.07507124042513
		],
		[
			489.6129653884093,
			387.13915970657325
		],
		[
			490.85396219708446,
			382.3308215461138
		],
		[
			490.55442503905914,
			377.33630388021624
		],
		[
			489.5337061245711,
			372.45718685000105
		],
		[
			488.0533414997725,
			367.6768806169402
		],
		[
			486.23613275390767,
			363.0209062911933
		],
		[
			484.1398298646313,
			358.4880351825392
		],
		[
			481.7836820280453,
			354.0698325577028
		],
		[
			479.1813321298695,
			349.7941018548206
		],
		[
			476.33243778830763,
			345.69673949033023
		],
		[
			473.1995785588614,
			341.802104252508
		]
	]
]
let graph = 0

function setup() {
  ratio = Math.min(windowWidth, windowHeight)/600
  createCanvas(600*ratio, 600*ratio);
  background(255);
  noFill();
  lastX = lastY = 0;
  c = color('#000')
}

let currentPointIndex = 0; // Track the current point index
let drawInterval = 1; // Number of frames to wait before drawing the next segment

function draw() {
  // Draw one segment at a time
  if (frameCount % drawInterval === 0) {
    if ((currentPointIndex % points[graph].length) > 5) {
      drawBrush(
        points[graph][(currentPointIndex) % points[graph].length][0], 
        points[graph][(currentPointIndex) % points[graph].length][1], 
        points[graph][(currentPointIndex + 1) % points[graph].length][0], 
        points[graph][(currentPointIndex + 1) % points[graph].length][1],
        points[graph][(currentPointIndex) % points[graph].length][2], 
      );
    }
    currentPointIndex++; // Move to the next segment
    if ((currentPointIndex % points[graph].length) === 0) {
      c = color(random(255), random(255), random(255))
    } else {
      // Update and draw droplets
      updateDroplets();
    }
  }
}


function drawBrush(x1, y1, x2, y2, offset = 4) {
  let bristleCount = 15;
  let bristleLength = 30 / offset * 4;
  let brushWidth = 45;
  x1 *= ratio;
  x2 *= ratio;
  y1 *= ratio;
  y2 *= ratio;
  
  for (let i = 0; i < bristleCount; i++) {
    let t = i / (bristleCount - 1);
    let x = lerp(x1, x2, t);
    let y = lerp(y1, y2, t);
    
    let angle = atan2(y2 - y1, x2 - x1);
    let perpendicular = angle + PI/2;
    
    for (let j = 0; j < 4; j++) {
      let bristleOffset = random(-brushWidth/offset, brushWidth/offset);
      let startX = x + cos(perpendicular) * bristleOffset;
      let startY = y + sin(perpendicular) * bristleOffset;
      
      let endX = startX + cos(angle) * bristleLength;
      let endY = startY + sin(angle) * bristleLength;
      
      c.setAlpha(random(40, 80))
      stroke(c);
      strokeWeight(random(8, 15));
      line(startX, startY, endX, endY);
      
      // Add paint droplets (reduced frequency)
      if (random() < 0.01) {
        droplets.push({
          x: endX,
          y: endY,
          size: random(2, 5),
          speed: random(0.1, 0.3),
          viscosity: random(0.97, 0.99),
          opacity: random(15, 40),
          color: c
        });
      }
    }
  }
}

function updateDroplets() {
  for (let i = droplets.length - 1; i >= 0; i--) {
    let droplet = droplets[i];
    droplet.color.setAlpha(droplet.opacity)
    stroke(droplet.color);
    strokeWeight(droplet.size);
    
    let curve = sin(frameCount * 0.05 + droplet.x * 0.05) * 0.5;
    line(droplet.x, droplet.y, droplet.x + curve, droplet.y + droplet.speed);
    
    droplet.y += droplet.speed;
    droplet.x += curve * 0.01;
    
    droplet.speed *= droplet.viscosity;
    droplet.speed += 0.005 * (1 - droplet.viscosity);
    
    // Gradually reduce size and opacity
    droplet.size *= 0.995;
    droplet.opacity *= 0.995;
    
    if (droplet.y > height || droplet.speed < 0.01 || droplet.size < 0.5 || droplet.opacity < 5) {
      droplets.splice(i, 1);
    }
  }
}

function mouseClicked() {
  graph = (graph + 1) % 2
  c = color(random(255), random(255), random(255))
  droplets = []
}

function keyPressed() {
  graph = (graph + 1) % 2;
  c = color(random(255), random(255), random(255));
  droplets = [];
}
